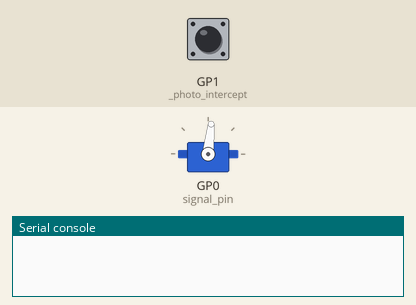
A program run on a simulated Raspberry Pi Pico running MicroPython. Shown: servo, the last lines printed to the serial console. Inputs (shaded band) come from the test bench; at power-on: GP1 (_photo_intercept) HIGH. Files the program writes start out absent; servo angles are drawn from the pulse width (0.5 ms = 0°, 2.5 ms = 180°).

Above: at 0.1 s.
At 12.57 s:
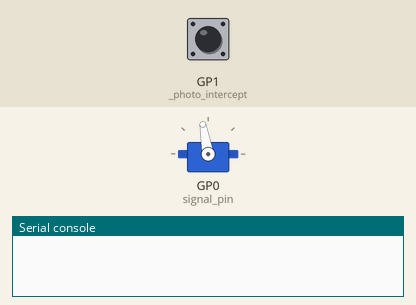
At 27.2 s:
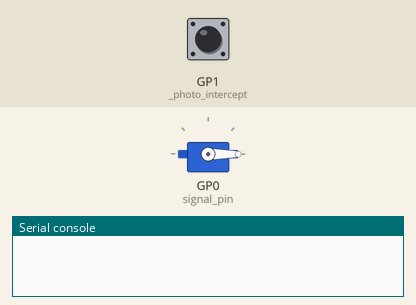
At 28.9 s:
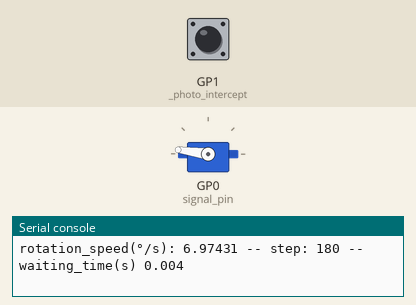
Timing chart, 0 to 40.0 s (numbered marks = the images above):
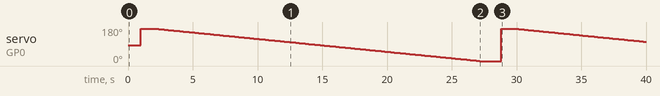

The program:

main.py
```python
import json
import utime
from machine import Pin

from servo_motor_for_analysis import ServoController


class Main:
    """ main class that will handle the loop """
    SERVO_NAME = "servo_sg9"
    FILE_NAME = f"time_analysis_raspberry_pico"

    min_val_inc = -90
    max_val_inc = 90

    def __init__(self):
        """
        init function
        """
        with open("./params/servo_params.json") as infile:
            self._conf = json.load(infile)

        self._servo = ServoController(signal_pin=0, **self._conf[self.SERVO_NAME])
        self._photo_intercept = Pin(1, Pin.IN, Pin.PULL_UP)

    def _run(self, percent_waiting: int, step: int) -> None:
        """ run one epoch """
        start_time = utime.ticks_us()
        waiting_time = \
            self._servo.go_to_position(angle=self.max_val_inc, percent_waiting=percent_waiting, steps=step)

        # While the IR sensor is not activated we wait
        while not self._photo_intercept.value():
            utime.sleep_us(10)

        end_time = utime.ticks_us()
        rotation_time = utime.ticks_diff(end_time, start_time) / (10 ** 6)

        rotation_speed = 180 / rotation_time

        self._append_file(f"{rotation_speed},{step},{waiting_time}")

        print(f"rotation_speed(°/s): {rotation_speed} -- step: {step} -- waiting_time(s) {waiting_time}")

        self._init_position()

    def run(self) -> None:
        """
        core function to iterate
        For each iteration the motion value will be read
        """

        try:
            self._init_position()
            with open(f'{self.FILE_NAME}_{self.SERVO_NAME}.csv', 'w') as fd:
                fd.write('rotation_speed(°/s),steps,waiting_time(s)\n')

            for step in range(180, 0, -10):
                for percent_waiting in range(100, -1, -1):
                    self._run(percent_waiting=percent_waiting, step=step)

            # full speed
            self._run(percent_waiting=0, step=1)

        except KeyboardInterrupt:
            self._servo.release()

        self._servo.release()

    def _init_position(self):
        """ initialize the servo position """
        utime.sleep(1)
        self._servo.go_to_position(angle=self.min_val_inc, percent_waiting=0, steps=1)
        utime.sleep(1)

    def _append_file(self, value: str) -> None:
        """ write in a file: append mode """
        with open(f'{self.FILE_NAME}_{self.SERVO_NAME}.csv', 'a') as fd:
            fd.write(f'{value}\n')


if __name__ == '__main__':
    run = Main()
    run.run()
```

servo_motor_for_analysis.py
```python
from utime import sleep_us
from machine import Pin, PWM


class ServoController:
    """ core class to control a servo motor with the Raspberry Pi Pico"""

    def __init__(self, signal_pin: int, freq: int = 50, **conf):
        """
        init function
        :param signal_pin: GPIO number where the signal of the servo is plugged (yellow wire)
        :param freq: frequency of the PWM (Pulse Width Modulation) in Hz (50 by default)
        """
        self._servo = PWM(Pin(signal_pin))
        self._servo.freq(freq)

        self._max_angle = conf.get("max_angle", 180)  # maximum operating angle
        self._min_duty = conf.get("min_duty", 1500)  # minimum value of the duty cycle
        self._max_duty = conf.get("max_duty", 7500)  # maximum value of the duty cycle
        self._min_sleep = conf.get("min_sleep_us", 20)  # minimum sleeping time between each iteration
        self._max_sleep = conf.get("max_sleep_us", 4000)  # maximum sleeping time between each iteration
        self._max_speed = conf.get("max_speed_d_s", 600)  # maximum rotation_speed
        self._current_angle = 0
        self.go_to_position(angle=0, percent_waiting=0, steps=1)
        sleep_us(2000)

    def go_to_position(self, angle: int, percent_waiting: float, steps: int) -> float:
        """
        To set the position of the servo in degrees, we have set up the position with 0 corresponding to the middle,
        positive angles to clockwise rotation, and negative angles to counterclockwise rotation.
        For example, if the servo can rotate 180 degrees, the middle will be 0, the maximum position on the right
        will be 90 degrees, and the maximum position on the left will be -90 degrees.
        :param angle: position in degree
        :param percent_waiting: value between 1 and 100 corresponding to the percent of the
            maximum waiting time between each step
        :param steps: how many times the minimum increment
        """

        # range the value of angle between -90 and 90
        angle = max(-self._max_angle / 2, angle)
        angle = min(self._max_angle / 2, angle)

        value_start = self._angle_to_duty(angle=self._current_angle)
        value_end = self._angle_to_duty(angle=angle)
        steps = int(self._max_angle / steps)
        increment = steps if value_end - value_start > 0 else -steps

        waiting_time = \
            int(round(
                (self._max_sleep - self._min_sleep) * percent_waiting / 100 + self._min_sleep, 0))

        if abs(increment) >= abs(angle - self._current_angle):
            self._servo.duty_u16(value_end)
            self._current_angle = angle
            return waiting_time / (10 ** 6)

        for value in range(value_start, value_end + increment, increment):
            self._servo.duty_u16(value)
            sleep_us(waiting_time)

        self._current_angle = angle
        return waiting_time / (10 ** 6)

    def release(self) -> None:
        """ release the PWM """
        self._servo.deinit()

    def _angle_to_duty(self, angle: int) -> int:
        """ convert the angle to duty cycle """
        return int(((self._max_angle // 2) - angle) *
                   (self._max_duty - self._min_duty) / self._max_angle + self._min_duty)
```

Measured:
- by itself, servo on GP0 (signal_pin): 84° → 172° at 1.0 s, → 171° 1.1 s later, → 170° 0.15 s later, → 169° 0.15 s later, … (244 changes in this stretch)
